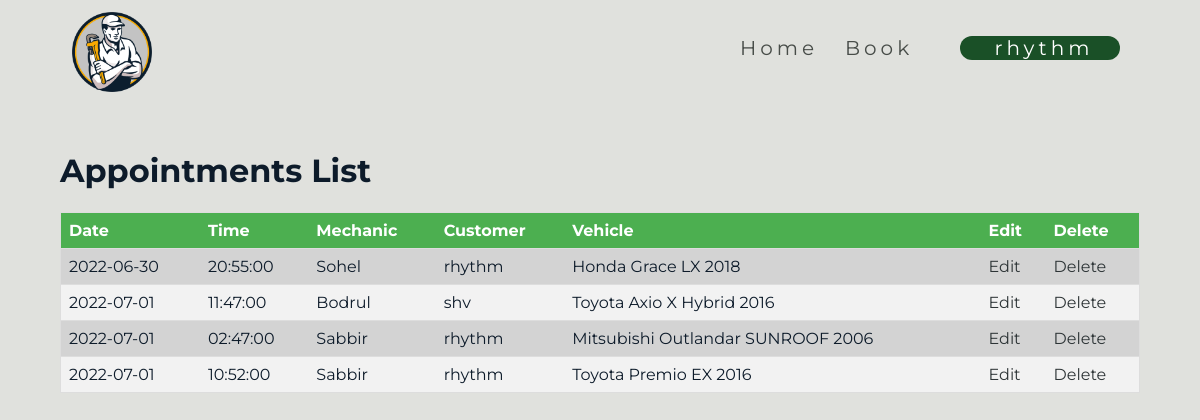
The page /admin/appointments.php (signed in) on the database its author committed.
### tables this page shows
CREATE TABLE `appointments` (
  `id` int(6) UNSIGNED NOT NULL,
  `mechanic_id` int(6) NOT NULL,
  `car_id` int(6) NOT NULL,
  `user_id` int(6) NOT NULL,
  `date` date NOT NULL,
  `time` time NOT NULL,
  `status` tinyint(1) NOT NULL DEFAULT '0'
);

CREATE TABLE `mechanics` (
  `mechanic_id` int(6) UNSIGNED NOT NULL,
  `mechanic_name` varchar(255) NOT NULL,
  `mechanic_age` int(10) NOT NULL,
  `mechanic_phone` varchar(25) NOT NULL
);

CREATE TABLE `users` (
  `id` int(6) UNSIGNED NOT NULL,
  `username` varchar(30) NOT NULL,
  `password` varchar(255) NOT NULL,
  `email` varchar(50) DEFAULT NULL,
  `role` int(1) NOT NULL DEFAULT '0',
  `address` varchar(255) DEFAULT NULL,
  `phone` varchar(50) DEFAULT NULL,
  `reg_date` timestamp NOT NULL DEFAULT CURRENT_TIMESTAMP ON UPDATE CURRENT_TIMESTAMP
);

CREATE TABLE `cars` (
  `id` int(6) UNSIGNED NOT NULL,
  `car_license` varchar(50) NOT NULL,
  `car_registration` varchar(50) NOT NULL,
  `car_model` varchar(50) NOT NULL,
  `user_id` int(6) NOT NULL
);

### admin/appointments.php (the view, shortened to what this page needs)
<!DOCTYPE html>
<html lang="en">
<head>
    <link rel="stylesheet" href="../css/styles.css">
</head>
<body>
    <?php
        include '../components/menu.php';
    ?>
    <div class="wrapper">
        <div class="appointments-list">
            <h1>Appointments List</h1>
            <table class="appointments-table">
                <tr>
                    <th>Date</th>
                    <th>Time</th>
                    <th>Mechanic</th>
                    <th>Customer</th>
                    <th>Vehicle</th>
                    <th>Edit</th>
                    <th>Delete</th>
                </tr>
                <?php
                    $query = "SELECT * FROM appointments";
                    $result = mysqli_query($conn, $query);
                    while($appointment = mysqli_fetch_assoc($result)){
                        $query = "SELECT * FROM mechanics WHERE mechanic_id = ".$appointment['mechanic_id'];
                        $result2 = mysqli_query($conn, $query);
                        $mechanic = mysqli_fetch_assoc($result2);
                        $query = "SELECT * FROM cars WHERE id = ".$appointment['car_id'];
                        $result2 = mysqli_query($conn, $query);
                        $car = mysqli_fetch_assoc($result2);
                        $query = "SELECT * FROM users WHERE id = ".$car['user_id'];
                        $result2 = mysqli_query($conn, $query);
                        $customer = mysqli_fetch_assoc($result2);
                        echo '<tr>
                                <td>'.$appointment['date'].'</td>
                                <td>'.$appointment['time'].'</td>
                                <td>'.$mechanic['mechanic_name'].'</td>
                                <td>'.$customer['username'].'</td>
                                <td>'.$car['car_model'].'</td>
                                <td><a href="edit-appointments.php?id='.$appointment['id'].'">Edit</a></td>
                                <td><a href="/components/delete-appointment.php?id='.$appointment['id'].'">Delete</a></td>
                            </tr>';
                    }
                ?>
            </table>
        </div>
    </div>
</body>
</html>

### components/menu.php (shortened to what this page needs)
<nav class="wrapper">
    <div class="logo">
        <a href="/index.php">
            <img src="../img/logo.png" alt="logo">
        </a>
    </div>
    <div class="navbar">
        <ul>
        <li><a href="/index.php">Home</a></li>
        <?php
            if(!isset($_SESSION['username'])){
                echo '<li><a href="/login.php">Login</a></li>
                <li><a href="/signup.php">Signup</a></li>';
            }
            else{
                echo '<li><a href="/booking.php">Book</a></li>
                <li class="dropdown" id="dropdown" style="background-color:#1a5027;">
                <a href="#" class="dropdown-toggle" id="dropdown-toggle" data-toggle="dropdown" role="button" aria-haspopup="true" aria-expanded="false">'.$_SESSION['username'].'<span class="caret"></span></a>
                <ul class="dropdown-menu">';
                echo '<li><a href="/user/cars.php">Cars List</a></li>
                    <li><a href="/user/appointments.php">Bookings</a></li>
                    <li><a href="/user/user_update.php">Update Profile</a></li>
                    <li><a href="/logout.php">Logout</a></li>
                </ul>
                </li>';
            }
        ?>
        </ul>
    </div>
</nav>

### css/styles.css (style rules this page uses)
* { scroll-behavior:smooth }
body { margin:0; padding:0; box-sizing:border-box; font-family:Montserrat,sans-serif; color:#0d1b2a; background-color:#e0e1dd }
a { text-decoration:none; color:#2d3436 }
.wrapper { width:90%; margin:0 auto }
nav { display:flex; justify-content:space-between; padding-top:20px }
.navbar ul { display:flex; justify-content:space-between; width:400px }
.navbar ul li { list-style:none }
.navbar ul li a { text-decoration:none; color:#474c48; font-size:1.25rem; letter-spacing:.25rem }
.logo { font-size:1.5rem; position:relative; top:-20px; color:#1b263b }
.logo img { width:100%; height:80px; padding: 15%; }
.dropdown-toggle { text-align:center; color: #FFF!important; margin-bottom:0; margin-top:1rem; cursor:default; padding-bottom:3rem; padding-top:3rem; padding-left:1rem; }
.dropdown { display:block; clear:both; height:relative; margin-left: 5%; margin-right: 5%; border-radius: 25px; width: 160px !important; text-align: center !important; }
.appointments-table { width: 100%; border-collapse: collapse; border-spacing: 0; border: 1px solid #ddd; }
.appointments-table th, .appointments-table td { text-align: left; padding: 8px; border-bottom: 1px solid #ddd; }
.appointments-table th { background-color: #4CAF50; color: white; }
.appointments-table tr:nth-child(even) { background-color: #d3d3d3; }
.appointments-table tr:nth-child(odd) { background-color: #f2f2f2; }

### rows shown on the page
appointments: date "2022-06-30", time "20:55:00", mechanic.mechanic_name "Sohel", user.username "rhythm", car.car_model "Honda Grace LX 2018"
appointments: date "2022-07-01", time "11:47:00", mechanic.mechanic_name "Bodrul", user.username "shv", car.car_model "Toyota Axio X Hybrid 2016"
appointments: date "2022-07-01", time "02:47:00", mechanic.mechanic_name "Sabbir", user.username "rhythm", car.car_model "Mitsubishi Outlandar SUNROOF 2006"
appointments: date "2022-07-01", time "10:52:00", mechanic.mechanic_name "Sabbir", user.username "rhythm", car.car_model "Toyota Premio EX 2016"

### other values the page prints
$_SESSION['username'] "rhythm"
